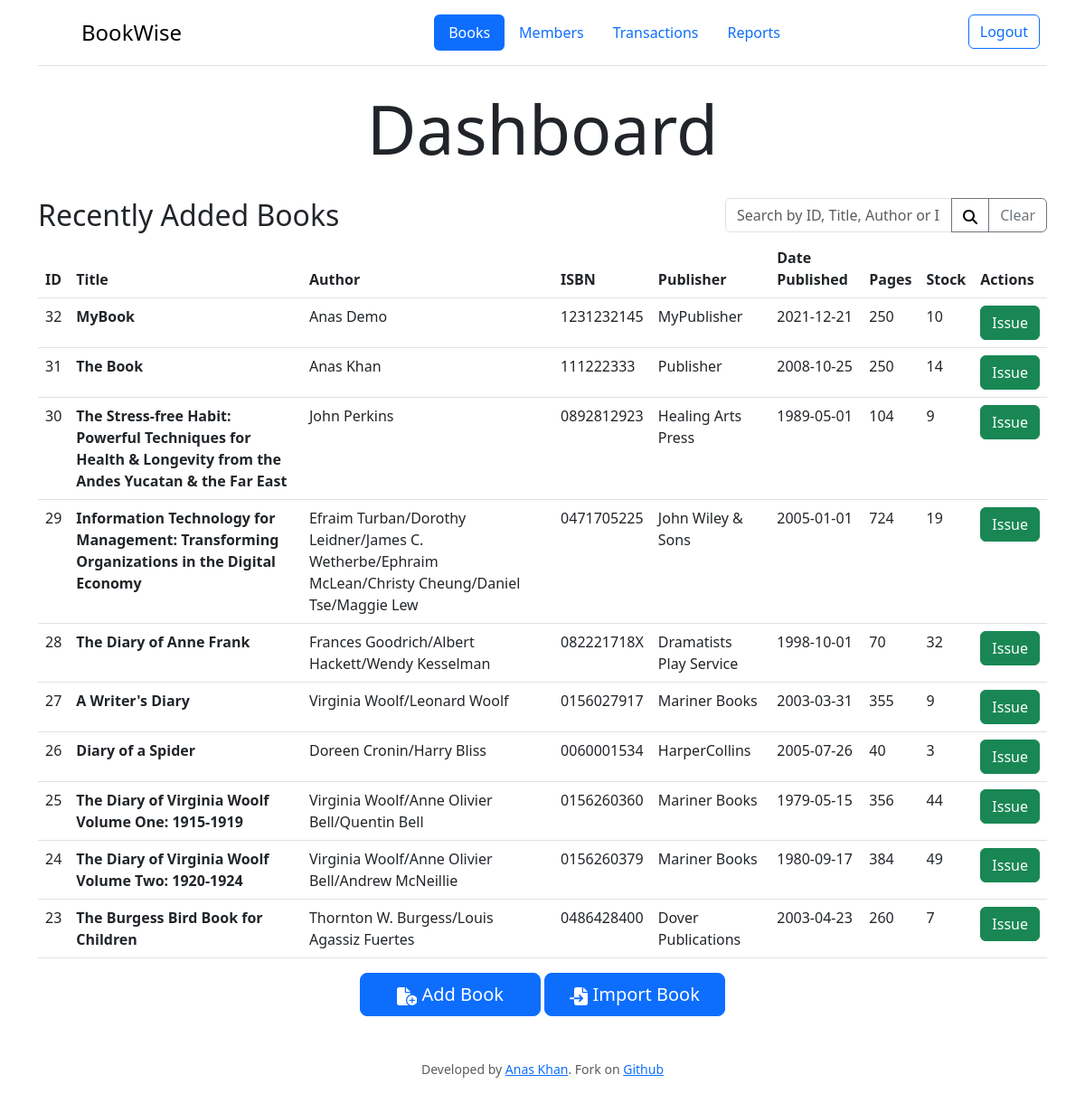
Page / (signed in) on the earlier database version.
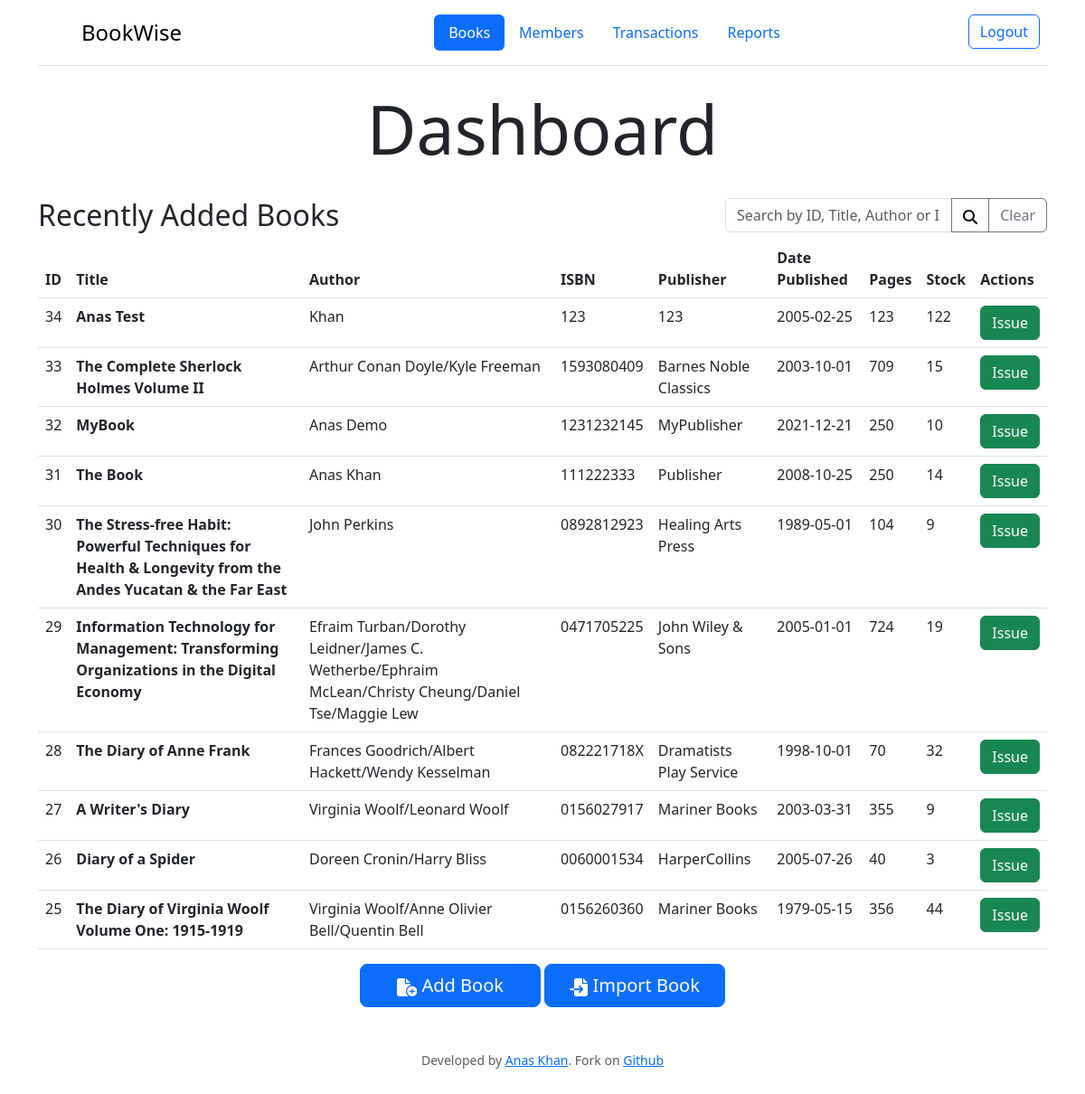
Same page on the later database version.
### tables this page shows
CREATE TABLE books (id INTEGER PRIMARY KEY AUTOINCREMENT, title TEXT NOT NULL, author TEXT NOT NULL, isbn TEXT NOT NULL, publisher TEXT NOT NULL, pages INTEGER NOT NULL, stock INTEGER DEFAULT 0, date TEXT, date_added DATETIME);

### app.py (the view)
@app.route("/", methods=["GET", "POST"])
@login_required
def home():
    if request.method == "POST":
        search_term = request.form.get("query")
        query = f"""
            SELECT *
            FROM books
            WHERE title LIKE '%{search_term}%'
                OR author LIKE '%{search_term}%'
                OR id LIKE '%{search_term}%'
                OR isbn LIKE '%{search_term}%'
        """
        books = db.execute(query)
        title = "Search Result"
    else:
        books = db.execute(
            "SELECT * FROM books ORDER BY date_added DESC LIMIT 10")
        title = "Recently Added Books"
        search_term = ""
    return render_template(
        "home.html", title=title, books=books, search_term=search_term
    )

### app.py (called while the page is built)
@app.after_request
def after_request(response):
    response.headers["Cache-Control"] = "no-cache, no-store, must-revalidate"
    response.headers["Expires"] = 0
    response.headers["Pragma"] = "no-cache"
    return response

def login_required(f):
    @wraps(f)
    def decorated_function(*args, **kwargs):
        if session.get("user_id") is None:
            return redirect("/login")
        return f(*args, **kwargs)
    return decorated_function

### templates/home.html (shortened to what this page needs)
{% extends "layout.html" %} {% block title %} Index {% endblock %} {% block navbar %} <ul class="nav nav-pills">
    <li class="nav-item">
        <a href="/" class="nav-link active" aria-current="page">Books</a>
    </li>
    <li class="nav-item">
        <a href="/members" class="nav-link">Members</a>
    </li>
    <li class="nav-item">
        <a href="/transactions" class="nav-link">Transactions</a>
    </li>
    <li class="nav-item">
        <a href="/reports" class="nav-link">Reports</a>
    </li>
</ul> {% endblock %} {% block main %}
<div class="text-center">
    <h1>Dashboard</h1>
    <br>
</div>
<div class="container">
    <div class="row">
        <div class="col-8">
            <h2>{{title}}</h2>
        </div>
        <div class="col-4 text-end">
            <form action="/" method="POST">
                <div class="input-group">
                    <input type="text" class="form-control" placeholder="Search by ID, Title, Author or ISBN" name="query" value="{{search_term}}">
                    <button class="btn btn-outline-secondary" type="submit">
                        <i>
                        </i>
                    </button>
                    <button class="btn btn-outline-secondary" type="button" onclick="window.location.href='/'">Clear</button>
                </div>
            </form>
        </div>
    </div>
    <table class="table table-hover">
        <thead>
            <tr>
                <th>ID</th>
                <th>Title</th>
                <th>Author</th>
                <th>ISBN</th>
                <th>Publisher</th>
                <th>Date Published</th>
                <th>Pages</th>
                <th>Stock</th>
                <th>Actions</th>
            </tr>
        </thead>
        <tbody> {% for book in books %} <tr>
                <td>{{ book.id }}</td>
                <th>{{ book.title }}</th>
                <td>{{ book.author }}</td>
                <td>{{ book.isbn }}</td>
                <td>{{ book.publisher }}</td>
                <td>{{ book.date }}</td>
                <td>{{ book.pages }}</td>
                <td>{{ book.stock }}</td>
                <td>
                    <button type="button" class="btn btn-success" data-bs-toggle="modal" data-bs-target="#issueBookModal{{ book.id }}">Issue</button>
                </td>
            </tr>
             {% endfor %}
        </tbody>
    </table>
    <div class="text-center">
        <button type="button" class="btn btn-primary btn-lg" style="width: 200px;" data-bs-toggle="modal" data-bs-target="#addBookModal">
            <i>
            </i> Add Book </button>
        <a href="/import_books" class="btn btn-primary btn-lg" style="width: 200px;">
            <i>
            </i> Import Book </a>
    </div>
</div>
{% endblock %}

Differences in the rows shown:
no longer on this page (row unchanged): books: id "24", title "The Diary of Virginia Woolf Volume Two: 1920-1924", author "Virginia Woolf/Anne Olivier Bell/Andrew McNeillie", isbn "0156260379", publisher "Mariner Books", date "1980-09-17", pages "384", stock "49"
no longer on this page (row unchanged): books: id "23", title "The Burgess Bird Book for Children", author "Thornton W. Burgess/Louis Agassiz Fuertes", isbn "0486428400", publisher "Dover Publications", date "2003-04-23", pages "260", stock "7"
added books: id "34", title "Anas Test", author "Khan", isbn "123", publisher "123", date "2005-02-25", pages "123", stock "122"
added books: id "33", title "The Complete Sherlock Holmes Volume II", author "Arthur Conan Doyle/Kyle Freeman", isbn "1593080409", publisher "Barnes Noble Classics", date "2003-10-01", pages "709", stock "15"
